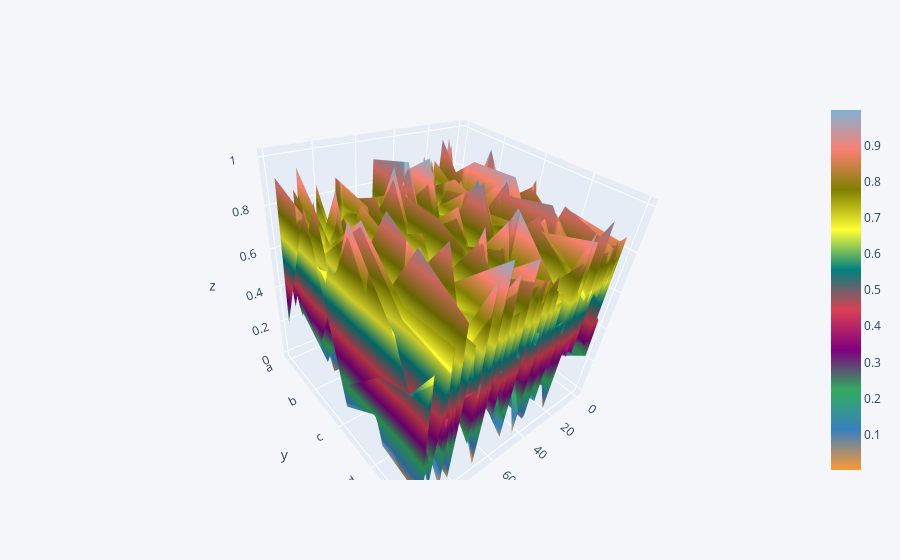

Source (notebook cell):
### Code cell
df.iplot(kind = 'surface')

### Figure 1 — Plotly figure (JSON) as saved in the notebook; plotly's stock layout.template omitted (floating-point values rounded to 4 significant figures; data arrays with more than 128 entries replaced by an {"elided": "..."} marker saying what was removed)
{"data": [{"colorscale": [[0, "rgb(255, 153, 51)"], [0.1111, "rgb(55, 128, 191)"], [0.2222, "rgb(50, 171, 96)"], [0.3333, "rgb(128, 0, 128)"], [0.4444, "rgb(219, 64, 82)"], [0.5556, "rgb(0, 128, 128)"], [0.6667, "rgb(255, 255, 51)"], [0.7778, "rgb(128, 128, 0)"], [0.8889, "rgb(251, 128, 114)"], [1, "rgb(128, 177, 211)"]], "type": "surface", "x": [0, 1, 2, 3, 4, 5, 6, 7, 8, 9, 10, 11, 12, 13, 14, 15, 16, 17, 18, 19, 20, 21, 22, 23, 24, 25, 26, 27, 28, 29, 30, 31, 32, 33, 34, 35, 36, 37, 38, 39, 40, 41, 42, 43, 44, 45, 46, 47, 48, 49, 50, 51, 52, 53, 54, 55, 56, 57, 58, 59, 60, 61, 62, 63, 64, 65, 66, 67, 68, 69, 70, 71, 72, 73, 74, 75, 76, 77, 78, 79, 80, 81, 82, 83, 84, 85, 86, 87, 88, 89, 90, 91, 92, 93, 94, 95, 96, 97, 98, 99], "y": ["a", "b", "c", "d", "e"], "z": {"elided": "5x100 float values"}}], "layout": {"autosize": true, "legend": {"bgcolor": "#F5F6F9", "font": {"color": "#4D5663"}}, "paper_bgcolor": "#F5F6F9", "plot_bgcolor": "#F5F6F9", "scene": {"aspectmode": "auto", "aspectratio": {"x": 1, "y": 1, "z": 1}, "camera": {"center": {"x": 0, "y": 0, "z": 0}, "eye": {"x": 1.092, "y": 1.092, "z": 1.092}, "projection": {"type": "perspective"}, "up": {"x": 0.07474, "y": -0.06952, "z": 0.9948}}}, "title": {"font": {"color": "#4D5663"}}, "xaxis": {"gridcolor": "#E1E5ED", "showgrid": true, "tickfont": {"color": "#4D5663"}, "title": {"font": {"color": "#4D5663"}, "text": ""}, "zerolinecolor": "#E1E5ED"}, "yaxis": {"gridcolor": "#E1E5ED", "showgrid": true, "tickfont": {"color": "#4D5663"}, "title": {"font": {"color": "#4D5663"}, "text": ""}, "zerolinecolor": "#E1E5ED"}}}
